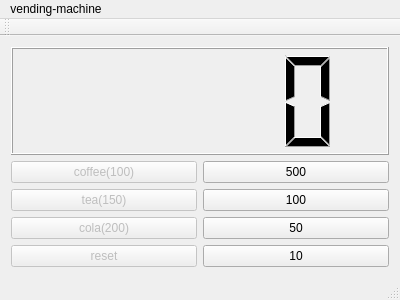
<?xml version="1.0" encoding="UTF-8"?>
<ui version="4.0">
 <class>wiget</class>
 <widget class="QMainWindow" name="wiget">
  <property name="geometry">
   <rect>
    <x>0</x>
    <y>0</y>
    <width>400</width>
    <height>300</height>
   </rect>
  </property>
  <property name="windowTitle">
   <string>wiget</string>
  </property>
  <widget class="QWidget" name="centralWidget">
   <layout class="QGridLayout" name="gridLayout">
    <item row="0" column="0">
     <layout class="QVBoxLayout" name="verticalLayout_3">
      <item>
       <widget class="QLCDNumber" name="lcdNumber"/>
      </item>
      <item>
       <layout class="QHBoxLayout" name="horizontalLayout">
        <item>
         <layout class="QVBoxLayout" name="verticalLayout_2">
          <item>
           <widget class="QPushButton" name="pbCoffee">
            <property name="enabled">
             <bool>false</bool>
            </property>
            <property name="text">
             <string>coffee(100)</string>
            </property>
           </widget>
          </item>
          <item>
           <widget class="QPushButton" name="pbTea">
            <property name="enabled">
             <bool>false</bool>
            </property>
            <property name="text">
             <string>tea(150)</string>
            </property>
           </widget>
          </item>
          <item>
           <widget class="QPushButton" name="pbCola">
            <property name="enabled">
             <bool>false</bool>
            </property>
            <property name="text">
             <string>cola(200)</string>
            </property>
           </widget>
          </item>
          <item>
           <widget class="QPushButton" name="reset">
            <property name="enabled">
             <bool>false</bool>
            </property>
            <property name="text">
             <string>reset</string>
            </property>
           </widget>
          </item>
         </layout>
        </item>
        <item>
         <layout class="QVBoxLayout" name="verticalLayout">
          <item>
           <widget class="QPushButton" name="pb500">
            <property name="text">
             <string>500</string>
            </property>
           </widget>
          </item>
          <item>
           <widget class="QPushButton" name="pb100">
            <property name="text">
             <string>100</string>
            </property>
           </widget>
          </item>
          <item>
           <widget class="QPushButton" name="pb50">
            <property name="text">
             <string>50</string>
            </property>
           </widget>
          </item>
          <item>
           <widget class="QPushButton" name="pb10">
            <property name="text">
             <string>10</string>
            </property>
           </widget>
          </item>
         </layout>
        </item>
       </layout>
      </item>
     </layout>
    </item>
   </layout>
  </widget>
  <widget class="QMenuBar" name="menuBar">
   <property name="geometry">
    <rect>
     <x>0</x>
     <y>0</y>
     <width>400</width>
     <height>25</height>
    </rect>
   </property>
   <widget class="QMenu" name="menuvending_machine">
    <property name="title">
     <string>vending-machine</string>
    </property>
   </widget>
   <addaction name="menuvending_machine"/>
  </widget>
  <widget class="QToolBar" name="mainToolBar">
   <attribute name="toolBarArea">
    <enum>TopToolBarArea</enum>
   </attribute>
   <attribute name="toolBarBreak">
    <bool>false</bool>
   </attribute>
  </widget>
  <widget class="QStatusBar" name="statusBar"/>
 </widget>
 <layoutdefault spacing="6" margin="11"/>
 <resources/>
 <connections/>
</ui>
